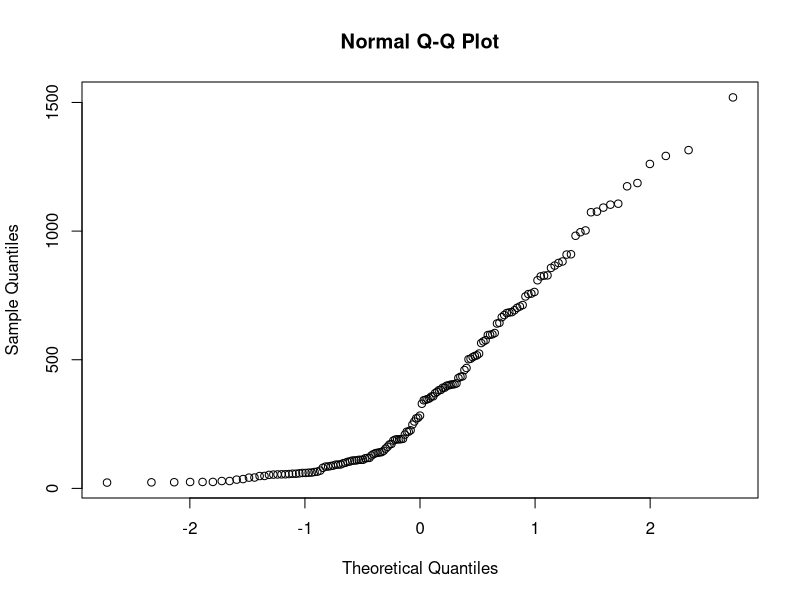
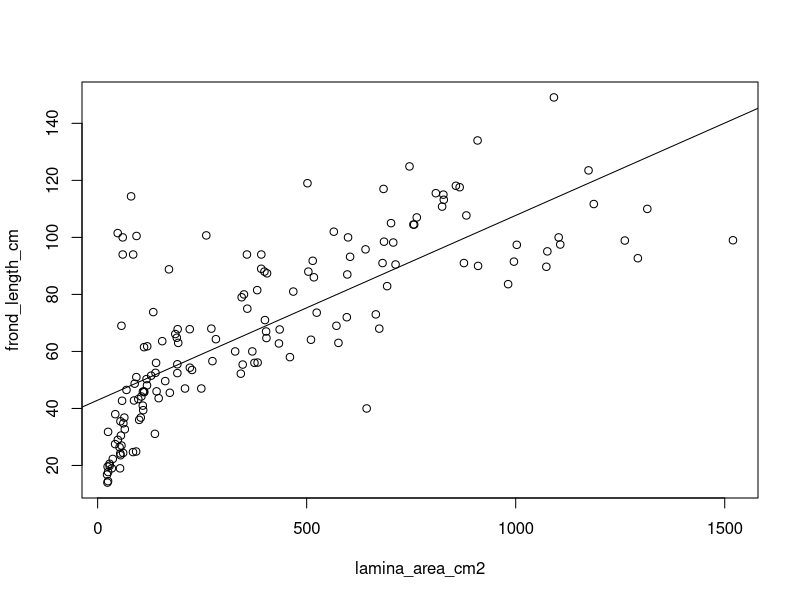
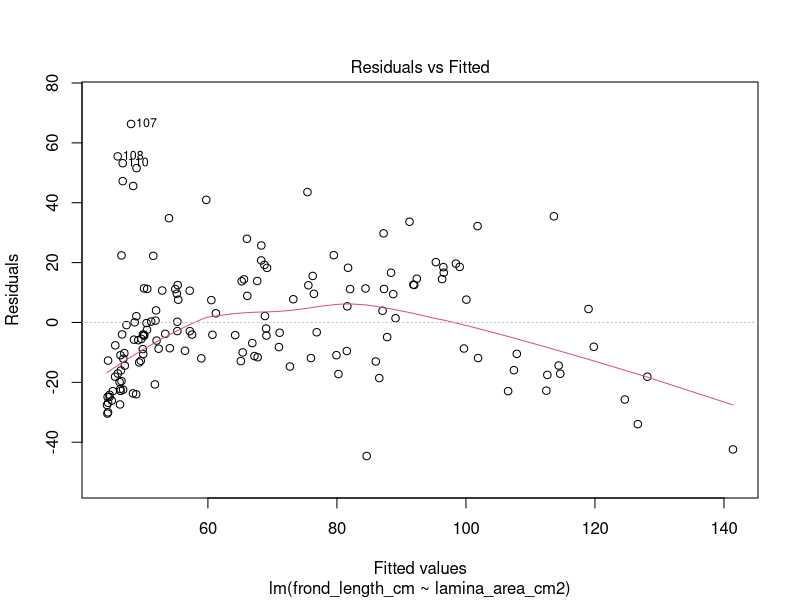
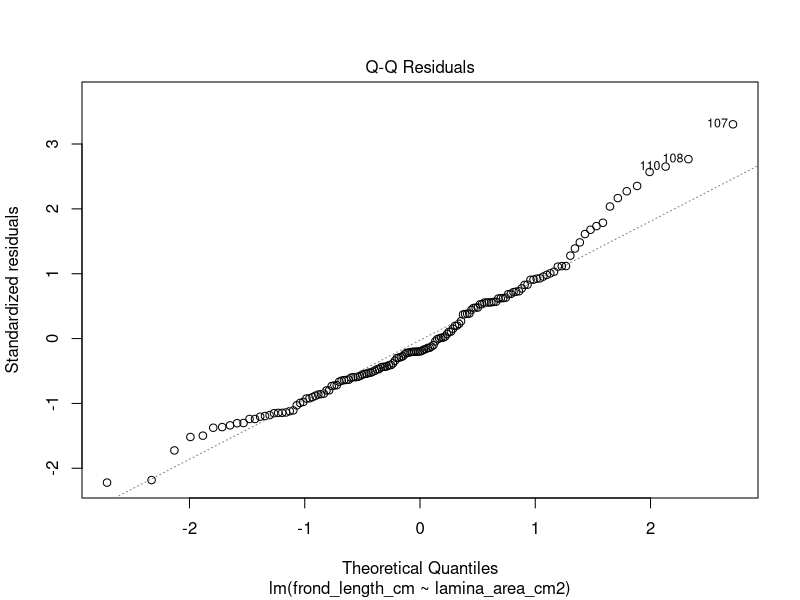
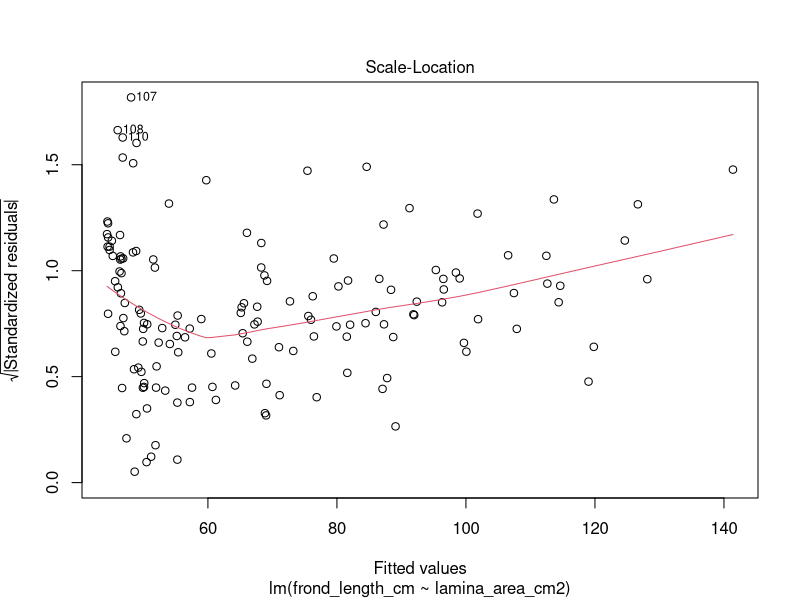
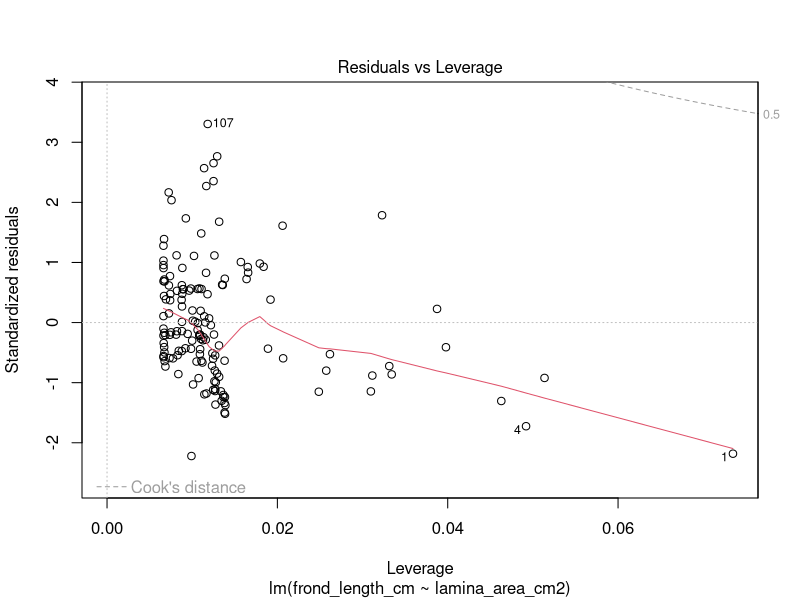

Write the R code that produced these figures, in order. (Note: this script raises an error after producing the figures.)
###BASIC STATS

traits <- read.csv("raw_data/fern_traits.csv")

mean(traits$lamina_area_cm2)
var_la <- var(traits$lamina_area_cm2)
sqrt(var_la) #stand dev 0r ....
sd(traits$lamina_area_cm2)
median(traits$lamina_area_cm2)
quantile(traits$lamina_area_cm2)
#these functions might fail with NA's s0 remember na.rm=TRUE)


#calculate a confidence inteval (perhaps subset a specific niche)
alpha_level <- 0.05 # 95% confidence interval
xbar <- mean(traits$lamina_area_cm2)
s <- sd(traits$lamina_area_cm2)
n <- length(traits$lamina_area_cm2)
half.width <- qt(1-alpha_level/2, n-1)*s/sqrt(n)
# Confidence Interval
c(xbar - half.width, xbar + half.width)

qqnorm(traits$lamina_area_cm2)


# simple linear regression ------------------------------------------------

##lets assume that our previous plot looked remotely linear
model <- lm(frond_length_cm~ lamina_area_cm2, data=traits)
summary(model)

plot(frond_length_cm ~ lamina_area_cm2, data=traits)
abline(model)

##we can plot the model object to get some diagnostics of the fit
plot(model)
library(car)
qqPlot(model) #with confidence intervals to better understand departures from normality
norm <- residuals(model)
hist(norm)

###we could perform a data transformation
logmodel <- lm(log10(frond_length_cm) ~ log10(lamina_area_cm2), data=traits)
summary(logmodel)
plot(logmodel)
#R points out the row numbers of the outliers on diagnostic plots

plot(frond_length_cm ~ lamina_area_cm2, data=traits, log='xy')
abline(logmodel)

###Lets remake our figure with regression line
###regression line CAN NOT exceed data points, so we will use another package function

LAlabel <- expression(Lamina~area~~(cm^2))
FLlabel <- "Frond Length (cm)"
library(scales)
library(plotrix)
mycols2 <- alpha(mycols, .75)
#extract the R2 value
r2mod <- round(summary(model)$r.squared, 2)
r2lab <- paste(expression(R^2), r2mod, sep = " = ")

#R prints things on plots in the order you code them, so for practive I want to put 
## regression line underneath points
## I will need to make an empty plot first

windows(7,7)
par(mar=c(4,4,1,1), cex.axis=.8, cex.lab=1.1, mgp=c(2.5, 1, 0))

plot(frond_length_cm ~ lamina_area_cm2, data=traits,ylim=c(0, 180), xlim=c(0, 1800),
      ylab=FLlabel, xlab=LAlabel, type = 'n') 

ablineclip(model2, x1=min(traits$lamina_area_cm2), x2=max(traits$lamina_area_cm2),
           lty=2, lwd=2)
points(frond_length_cm ~ lamina_area_cm2, data=traits, bg=mycols2[niche], pch=21, cex=1.5)

legend("bottomright", levels(traits$niche), pch=21,inset=0.01, 
       pt.bg=mycols2, bty='n')

#adding text to the figure
text(1600, 170, r2lab)
